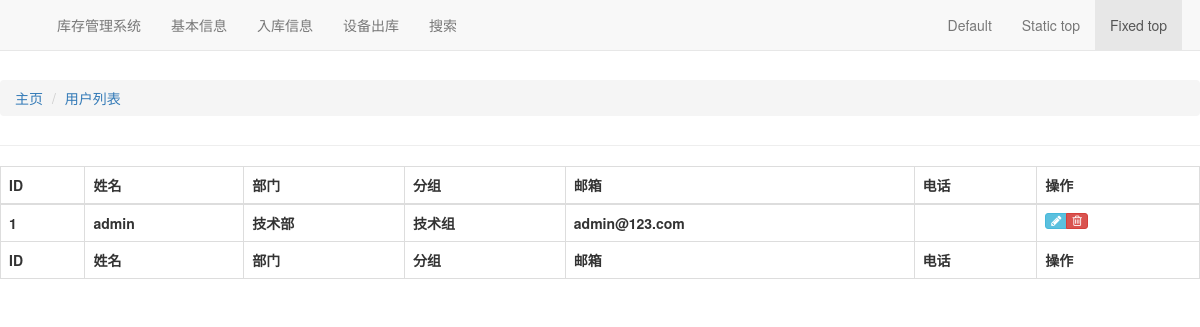
The app's page /user/profiles with its own data.
### user/models.py (models this page shows, shortened)
class UserProfile(CommonInfo):
    user = models.OneToOneField(User,
                                on_delete=models.CASCADE,
                                related_name='profile')
    name = models.CharField('姓名', max_length=50, blank=True, null=True)
    department = models.ForeignKey(Wordbook,
                                   on_delete=models.SET_NULL,
                                   related_name='dep_users',
                                   blank=True,
                                   null=True)
    team = models.ForeignKey(Wordbook,
                             on_delete=models.SET_NULL,
                             related_name='team_users',
                             blank=True,
                             null=True)
    role = models.ForeignKey(Role,
                             on_delete=models.SET_NULL,
                             blank=True,
                             null=True,
                             verbose_name=u"角色")
    phone = models.CharField('固定电话', max_length=50, blank=True, null=True)
    mobile = models.CharField('电话', max_length=50, blank=True, null=True)
    class Meta:
        verbose_name = '用户信息'

### basic/models.py (models this page shows, shortened)
class CommonInfo(models.Model):
    check_choice = (
        (True, u'已审核'),
        (False, u'未审核'),
    )
    attach = models.FileField(upload_to='attachment/%Y/%m/%d',
                              verbose_name='附件',
                              blank=True,
                              null=True)
    check = models.BooleanField(default=False,
                                choices=check_choice,
                                verbose_name=u"是否审核")
    create_date = models.DateTimeField(blank=True,
                                       null=True,
                                       auto_now_add=True,
                                       verbose_name=u"创建时间")
    modify_date = models.DateTimeField(blank=True,
                                       null=True,
                                       auto_now=True,
                                       verbose_name=u"修改时间")
    description = models.CharField(max_length=100,
                                   blank=True,
                                   null=True,
                                   verbose_name=u"备注")
    class Meta:
        app_label = 'stock'
        abstract = True
        ordering = ['-modify_date']

class Wordbook(CommonInfo):
    name = models.CharField(max_length=30,
                            unique=True,
                            verbose_name=u"名称",
                            db_index=True)
    class Meta:
        verbose_name = u'字典表'
        verbose_name_plural = u'字典表'

### user/views.py (the view)
# urls.py: path('profiles', UserProfileList.as_view(), name='profiles'),
class UserProfileList(ListView):
    model = UserProfile

### templates/user/userprofile_list.html (shortened to what this page needs)
{% extends 'base.html' %}
{% block breadcrumb %}
<li id="orbit"><a href="{%url 'user:profiles' %}">用户列表</a></li>
{% endblock %}
{% block maincontent %}
<div id="data">
	<table id='dataTable' class='table table-bordered table-hover' cellspacing='0' width='100%'>
		<thead>
			<tr>
				<th>ID</th>
				<th>姓名</th>
				<th>部门</th>
				<th>分组</th>
				<th>邮箱</th>
				<th>电话</th>
				<th>操作</th>
			</tr>
		</thead>
		{% if object_list %}
		{% for u in object_list %}
		<tr>
			<th>{{ u.id }}</th>
			<th>{{ u.name }}</th>
			<th>{{ u.department.name }}</th>
			<th>{{ u.team.name }}</th>
			<th>{{ u.user.email }}</th>
			<th>{{ u.telephone }}</th>
			<th>
				<div class="hidden-sm hidden-xs btn-group">
					<a class="btn btn-xs btn-info" href="{% url 'user:edit_profile' u.id %}">
						<i class="ace-icon fa fa-pencil bigger-120"></i>
					</a>
					<a class="btn btn-xs btn-danger" href="{% url 'user:delete_profile' u.id %}">
						<i class="ace-icon fa fa-trash-o bigger-120"></i>
					</a>
				</div>
			</th>
		</tr>
		{% endfor %}
		{% else %}
		<tr>
			<th colspan="7"><strong>There are no users present.</strong></th>
		</tr>
		{% endif %}
		<tfoot>
			<tr>
				<th>ID</th>
				<th>姓名</th>
				<th>部门</th>
				<th>分组</th>
				<th>邮箱</th>
				<th>电话</th>
				<th>操作</th>
			</tr>
		</tfoot>
	</table>
</div>
{% endblock %}

### records on screen
UserProfile: id "1", name "admin", department.name "技术部", team.name "技术组", user.email "admin@123.com"
